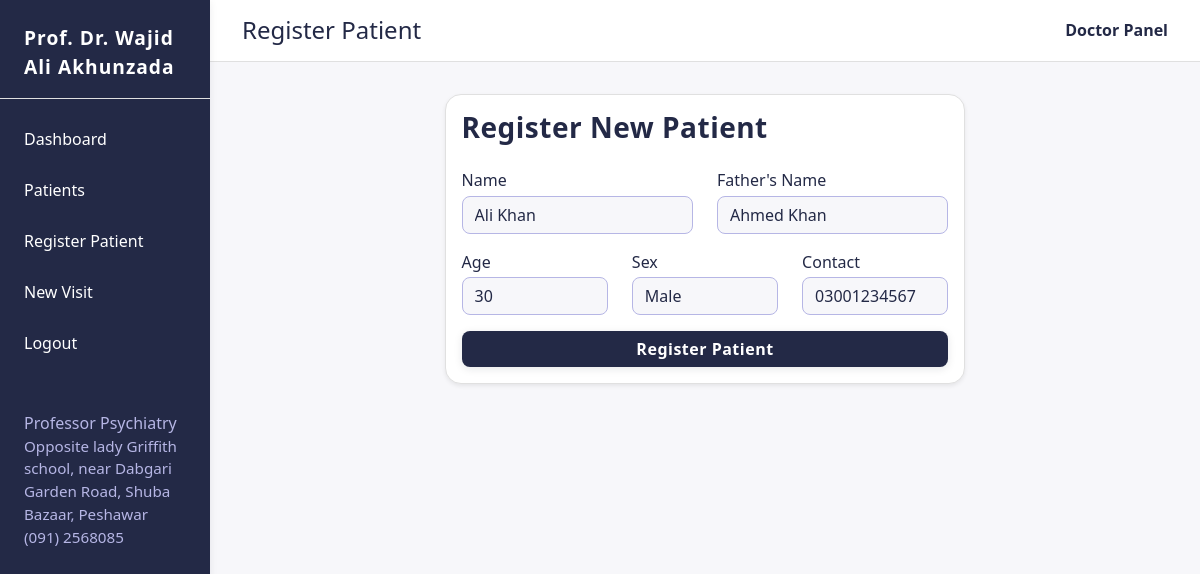
Page /edit_patient/1 (signed in) on the committed database.
### models.py (models this page shows)
class Patient(db.Model):
    id = db.Column(db.Integer, primary_key=True)
    name = db.Column(db.String(120), nullable=False)
    father_name = db.Column(db.String(120), nullable=False)
    age = db.Column(db.Integer, nullable=False)
    sex = db.Column(db.String(10), nullable=False)
    contact = db.Column(db.String(50), nullable=False)
    visits = db.relationship('Visit', backref='patient', lazy=True)

### app.py (the view, shortened to what this page needs)
@app.route('/edit_patient/<int:patient_id>', methods=['GET', 'POST'])
@login_required
def edit_patient(patient_id):
    patient = Patient.query.get_or_404(patient_id)
    form = PatientForm(obj=patient)
    return render_template('register_patient.html', form=form, edit_mode=True)

### forms.py
class PatientForm(FlaskForm):
    name = StringField('Name', validators=[DataRequired(), Length(max=120)])
    father_name = StringField("Father's Name", validators=[DataRequired(), Length(max=120)])
    age = IntegerField('Age', validators=[DataRequired(), NumberRange(min=0, max=120)])
    sex = SelectField('Sex', choices=[('Male', 'Male'), ('Female', 'Female')], validators=[DataRequired()])
    contact = StringField('Contact', validators=[DataRequired(), Length(max=50)])
    submit = SubmitField('Register Patient')

### app.py (called while the page is built)
def login_required(f):
    @wraps(f)
    def decorated_function(*args, **kwargs):
        if 'doctor_id' not in session:
            return redirect(url_for('login'))
        return f(*args, **kwargs)
    return decorated_function

@app.context_processor
def inject_branding():
    return dict(CLINIC_BRAND=CLINIC_BRAND)

### templates/register_patient.html (shortened to what this page needs)
{% extends 'dashboard_base.html' %}
{% block page_title %}Register Patient{% endblock %}
{% block content %}
<div class="row justify-content-center">
  <div class="col-md-7">
    <div class="card shadow-sm">
      <div class="card-body">
        <h3 class="card-title mb-4">Register New Patient</h3>
        <form method="POST">
          <div class="row">
            <div class="col-md-6 mb-3">
              {{ form.name.label(class="form-label") }}
              {{ form.name(class="form-control") }}
            </div>
            <div class="col-md-6 mb-3">
              {{ form.father_name.label(class="form-label") }}
              {{ form.father_name(class="form-control") }}
            </div>
          </div>
          <div class="row">
            <div class="col-md-4 mb-3">
              {{ form.age.label(class="form-label") }}
              {{ form.age(class="form-control") }}
            </div>
            <div class="col-md-4 mb-3">
              {{ form.sex.label(class="form-label") }}
              {{ form.sex(class="form-select") }}
            </div>
            <div class="col-md-4 mb-3">
              {{ form.contact.label(class="form-label") }}
              {{ form.contact(class="form-control") }}
            </div>
          </div>
          <button type="submit" class="btn btn-success w-100">Register Patient</button>
        </form>
      </div>
    </div>
  </div>
</div>
{% endblock %}

### static/style.css (style rules this page uses)
body { background: #f7f7fa; font-family: 'Segoe UI', 'Roboto', 'Helvetica Neue', Arial, sans-serif; color: #232946; min-height: 100vh; }
.card { border-radius: 16px; background: #fff; box-shadow: 0 4px 24px 0 rgba(24, 28, 36, 0.08), 0 1.5px 4px 0 rgba(0,0,0,0.03); border: 1px solid #e0e0e0; transition: box-shadow 0.3s, border 0.3s; }
.card-title { font-weight: 700; color: #232946; letter-spacing: 0.5px; }
.btn-primary, .btn-success, .btn-outline-secondary { border-radius: 8px; font-weight: 600; letter-spacing: 0.5px; background: #232946; color: #fff; border: none; box-shadow: 0 2px 8px 0 rgba(24, 28, 36, 0.10); transition: background 0.2s, color 0.2s, box-shadow 0.2s, transform 0.2s; position: relative; overflow: hidden; }
input.form-control, select.form-select, textarea.form-control { border-radius: 8px; border: 1.5px solid #b6b6e5; background: #f7f7fa; color: #232946; box-shadow: none; transition: border 0.2s, box-shadow 0.2s, background 0.2s; outline: none; position: relative; }
.form-label { font-weight: 500; color: #232946; margin-bottom: 0.2rem; }

### templates/dashboard_base.html (style rules this page uses)
body, html { height: 100%; }

### rows in the picture
Patient: name "Ali Khan", father_name "Ahmed Khan", age "30", sex "Male", contact "03001234567"

### other values in the picture
{{ CLINIC_BRAND.doctor }} "Prof. Dr. Wajid Ali Akhunzada"
{{ CLINIC_BRAND.title }} "Professor Psychiatry"
{{ CLINIC_BRAND.clinic }} "Opposite lady Griffith school, near Dabgari Garden Road, Shuba Bazaar, Peshawar"
{{ CLINIC_BRAND.phone }} "(091) 2568085"
